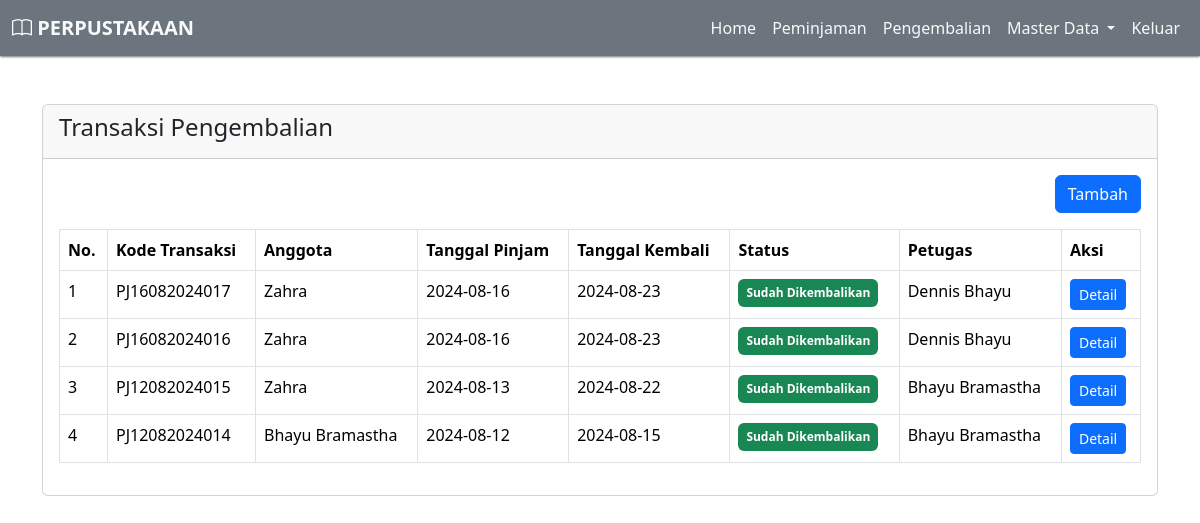
Before: /?pg=pengembalian with the older database file.
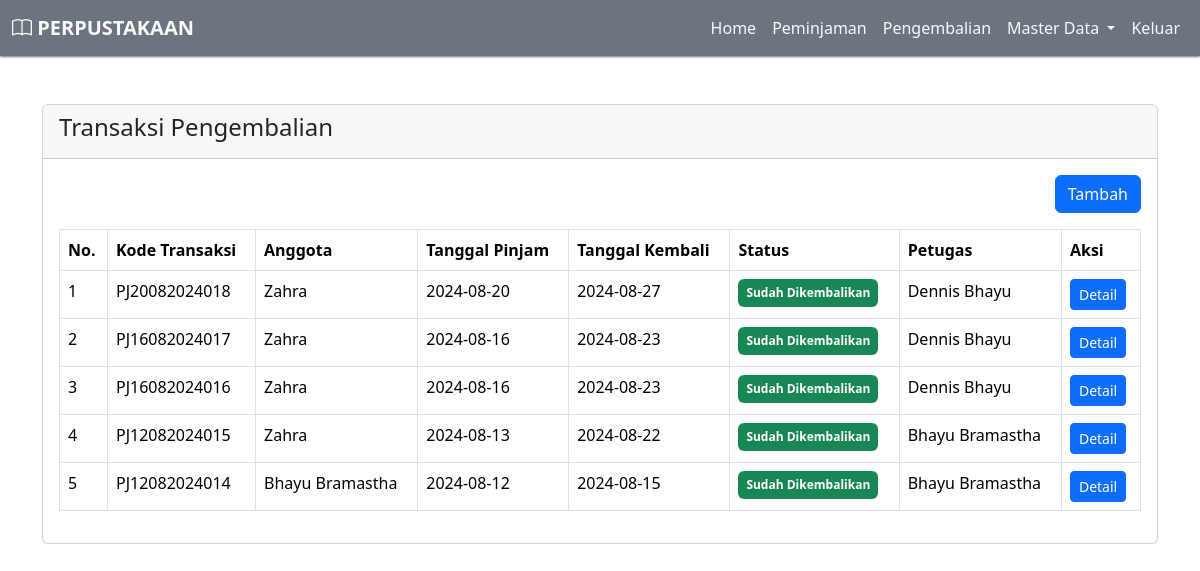
After: the same page with the newer database file.
### tables this page shows
CREATE TABLE `peminjaman` (
  `id` int(11) NOT NULL,
  `id_anggota` int(11) NOT NULL,
  `id_user` int(11) NOT NULL,
  `kode_transaksi` varchar(30) NOT NULL,
  `tgl_pinjam` date NOT NULL,
  `tgl_kembali` date NOT NULL,
  `status` tinyint(1) NOT NULL,
  `created_at` timestamp NOT NULL DEFAULT current_timestamp(),
  `updated_at` timestamp NOT NULL DEFAULT current_timestamp() ON UPDATE current_timestamp(),
  `deleted_at` tinyint(1) NOT NULL DEFAULT 0
);

CREATE TABLE `anggota` (
  `id` int(11) NOT NULL,
  `nisn` varchar(16) NOT NULL,
  `nama_lengkap` varchar(50) NOT NULL,
  `jenis_kelamin` enum('Laki-laki','Perempuan') NOT NULL,
  `no_telp` varchar(13) NOT NULL,
  `alamat` text NOT NULL,
  `created_at` timestamp NOT NULL DEFAULT current_timestamp(),
  `updated_at` timestamp NOT NULL DEFAULT current_timestamp() ON UPDATE current_timestamp()
);

CREATE TABLE `user` (
  `id` int(11) NOT NULL,
  `id_level` int(11) NOT NULL,
  `nama_lengkap` varchar(50) NOT NULL,
  `email` varchar(50) NOT NULL,
  `password` varchar(100) NOT NULL,
  `created_at` timestamp NOT NULL DEFAULT current_timestamp(),
  `updated_at` timestamp NOT NULL DEFAULT current_timestamp() ON UPDATE current_timestamp()
);

### content/pengembalian.php (the view, shortened to what this page needs)
<?php
$queryPinjam = mysqli_query($koneksi, "SELECT anggota.nama_lengkap as nama_anggota, user.nama_lengkap as nama_petugas, peminjaman.* FROM peminjaman
LEFT JOIN anggota ON anggota.id = peminjaman.id_anggota
LEFT JOIN user ON user.id = peminjaman.id_user
WHERE deleted_at = 0
ORDER BY id DESC");
?>
<div class="container mt-5">
    <div class="row">
        <div class="col-sm-12">
            <div class="card">
                <div class="card-header">
                    <h4>Transaksi Pengembalian</h4>
                </div>
                <div class="card-body">
                    <div class="mb-3 d-flex justify-content-end">
                        <a href="?pg=tambah-pengembalian" class="btn btn-primary">Tambah</a>
                    </div>
                    <table class="table table-bordered">
                        <thead>
                            <tr>
                                <th>No.</th>
                                <th>Kode Transaksi</th>
                                <th>Anggota</th>
                                <th>Tanggal Pinjam</th>
                                <th>Tanggal Kembali</th>
                                <th>Status</th>
                                <th>Petugas</th>
                                <th>Aksi</th>
                            </tr>
                        </thead>
                        <tbody>
                            <?php $no = 1;
                            while ($row = mysqli_fetch_assoc($queryPinjam)) : ?>
                                <tr>
                                    <td><?= $no++ ?></td>
                                    <td><?= $row['kode_transaksi'] ?></td>
                                    <td><?= $row['nama_anggota'] ?></td>
                                    <td><?= $row['tgl_pinjam'] ?></td>
                                    <td><?= $row['tgl_kembali'] ?></td>
                                    <td><?= getStatus($row['status']) ?></td>
                                    <td><?= $row['nama_petugas'] ?></td>
                                    <td><a href="?pg=tambah-pengembalian&detail=<?= $row['id'] ?>" class="btn btn-sm btn-primary">Detail</a>
                                    </td>
                                </tr>
                            <?php endwhile ?>
                        </tbody>
                    </table>
                </div>
            </div>
        </div>
    </div>
</div>

### function/helper.php (shortened to what this page needs)
<?php
function getStatus($status)
{
    switch ($status) {
        case '2':
            $label = '<span class="badge text-bg-success p-2">Sudah Dikembalikan</span>';
            break;
    }
    return $label;
}

Changed rows visible on the page:
added peminjaman: kode_transaksi "PJ20082024018", id_anggota.nama_lengkap "Zahra", tgl_pinjam "2024-08-20", tgl_kembali "2024-08-27", status "Sudah Dikembalikan", id_user.nama_lengkap "Dennis Bhayu"
